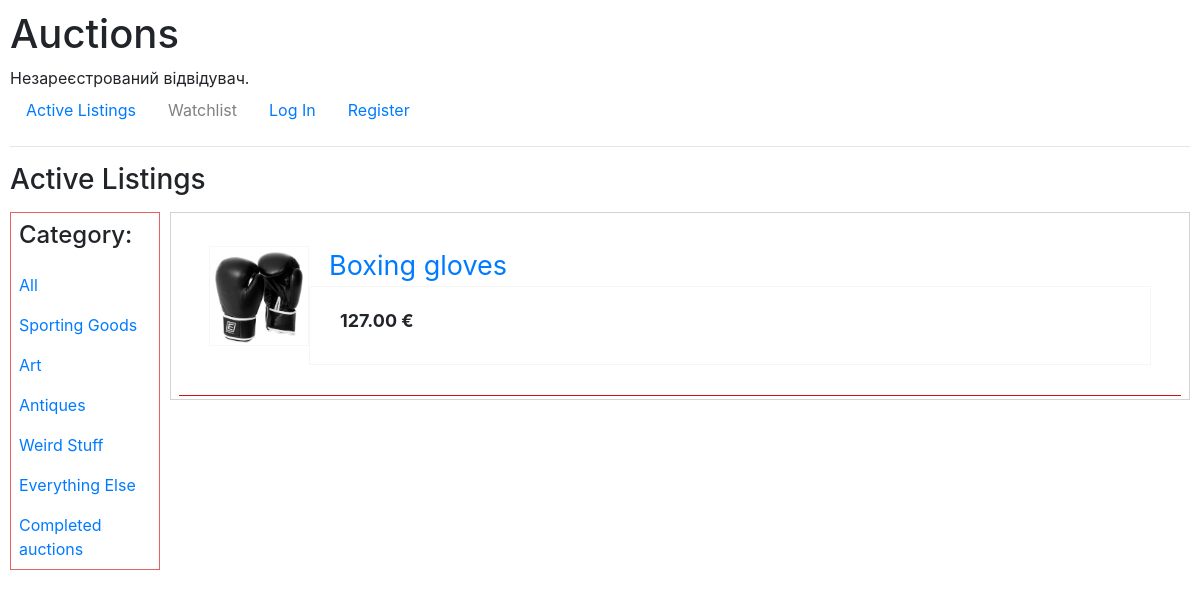
Page /1 on the earlier database version.
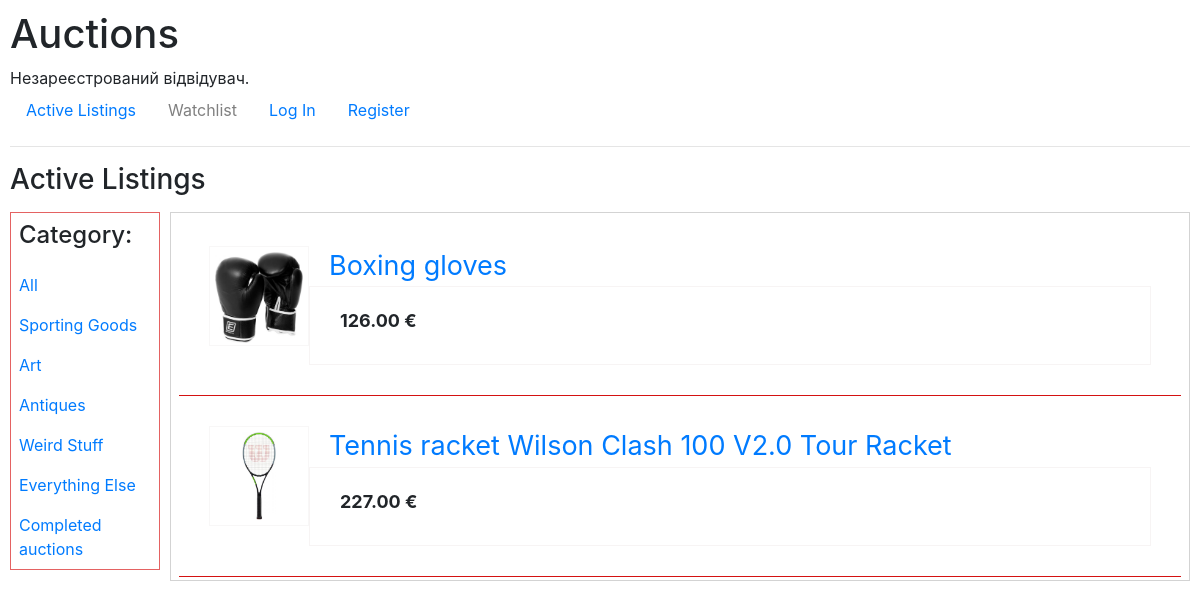
Same page on the later database version.
### auctions/models.py (models this page shows, shortened)
class Category(models.Model):
    category = models.CharField(max_length=100, blank=True)

class Lot(models.Model):
    title = models.CharField(max_length=180)
    photo = models.ImageField(upload_to='images', blank=True)
    categories = models.ManyToManyField(Category, blank=True, related_name='category_lot')
    owner_name = models.ForeignKey(User, on_delete=models.CASCADE)
    description = models.CharField(max_length=200, blank=True)
    starting_price = models.DecimalField(max_digits=10, decimal_places=2)
    end_auction = models.BooleanField(default=False)

class Bid(models.Model):
    bid = models.DecimalField(max_digits=10, decimal_places=2)
    bid_author = models.ForeignKey(User, on_delete=models.CASCADE, null=True)
    bid_item = models.ForeignKey(Lot, on_delete=models.CASCADE, null=True, related_name="bids")
    def __str__(self):
        return str(self.bid)

### auctions/views.py (the view)
# urls.py: path("<int:category_id>", views.lot_category, name="lot_category"),
def lot_category(request, category_id):
    item_category = Category.objects.get(pk=category_id)
    lot_categories = item_category.category_lot.all()
    category = Category.objects.all()
    return render(request, "auctions/lot_of_category.html", {
        "lot_categories": lot_categories,
        "categories": category,
    })

### auctions/templates/auctions/lot_of_category.html (shortened to what this page needs)
{% extends "auctions/layout_auction.html" %}
{% block listing %}
      <div class="body-text">
         {% for item in lot_categories %}
            <div class="activ_list">
               <a href="{% url 'lot' item.id %}" >
                  <div class="img">
                     <img src="media/{{ item.photo}}" style="max-width: 100%; height: auto;"></img>
                  </div>
               </a>
               <a href="{% url 'lot' item.id %}">
                  <div class="title">{{ item.title }}</div>
               </a>
               <div class="price"><strong>{{ item.bids.last }} &#8364</strong></div>
            </div>
         {% endfor %}
      </div>
{% endblock %}

### auctions/templates/auctions/layout_auction.html
{% extends "auctions/layout.html" %}
{% block body %}
<h3 style="margin-bottom: 15px">Active Listings</h3>
<div>
   <div class="sidebar">
      <div>
         <h4>Category:</h4>
      </div>
      <div>
         <a href="{% url 'index' %} ">All</a>
      </div>
      {% for category in categories %}
         <div>
            <a href="{% url 'lot_category' category.id %}">{{ category.category }}</a>
         </div>
      {% endfor %}
      <div>
         <a href="{% url 'completed_au' %}">Completed auctions</a>
      </div>
   </div>
   {% block listing %}
   {% endblock %}
</div>
{% endblock %}

### auctions/templates/auctions/layout.html (shortened to what this page needs)
{% load static %}
<!DOCTYPE html>
<html lang="en">
<head>
    <link rel="stylesheet" href="https://cdn.jsdelivr.net/npm/bootstrap@4.5.3/dist/css/bootstrap.min.css"
>
    <link href="{% static 'auctions/styles.css' %}" rel="stylesheet">
</head>
<body>
    <h1>Auctions</h1>
    <div>
        {% if user.is_authenticated %}
        Signed in as <strong>{{ user.username }}</strong>.
        <p>{{ user }}</p>
        {% else %}
        Незареєстрований відвідувач.
        {% endif %}
    </div>
    <ul class="nav">
        <li class="nav-item">
            <a class="nav-link" href="{% url 'index' %}">Active Listings</a>
        </li>
        {% if user.is_authenticated %}
        <li class="nav-item">
            <a class="nav-link" href="{% url 'watch_list' user.id %}">Watchlist</a>
        </li>
        <li class="nav-item">
            <a class="nav-link" href="{% url 'create_auction' user.id %}">Create auction</a>
        </li>
        <li class="nav-item">
            <a class="nav-link" href="{% url 'logout' %}">Log Out</a>
        </li>
        {% else %}
        <li class="nav-item">
            <a style="color:grey" class="nav-link" href="">Watchlist</a>
        </li>
        <li class="nav-item">
            <a class="nav-link" href="{% url 'login' %}">Log In</a>
        </li>
        <li class="nav-item">
            <a class="nav-link" href="{% url 'register' %}">Register</a>
        </li>
        {% endif %}
    </ul>
    <hr>
    {% block body %}
    {% endblock %}
</body>
</html>

### auctions/static/auctions/styles.css (style rules this page uses)
body { padding: 10px; }
.sidebar { height: 100%; width: 150px; position: relative; top: 5; left: 0; padding-top: 0px; background-color: white; border: 1px solid rgb(228, 98, 98); float: left; margin-top: 0px; }
.sidebar div { padding: 8px; font-size: 16px; display: block; }
.body-text { border: 1px solid rgb(211, 211, 211); margin-left: 160px; font-size: 18px; padding: 3px; }
.activ_list { border-bottom: 1px solid rgb(212, 18, 18); padding: 30px; min-height: 150px; margin: 0 5px 0px 5px; }
.img { width: 100px; height: 100px; float: left; border: 1px solid rgb(248, 247, 247); padding: 5px; }
.price { padding: 20px 20px 20px 30px; padding-bottom: 30px; border: 1px solid rgb(247, 244, 244); margin-left: 100px; }
.title { margin-left: 120px; font-size: 150%; }

Differences in the rows shown:
changed Lot "Boxing gloves": bids.last "127.00" → "126.00"
added Lot: photo (picture), title "Tennis racket Wilson Clash 100 V2.0 Tour Racket", bids.last "227.00"
